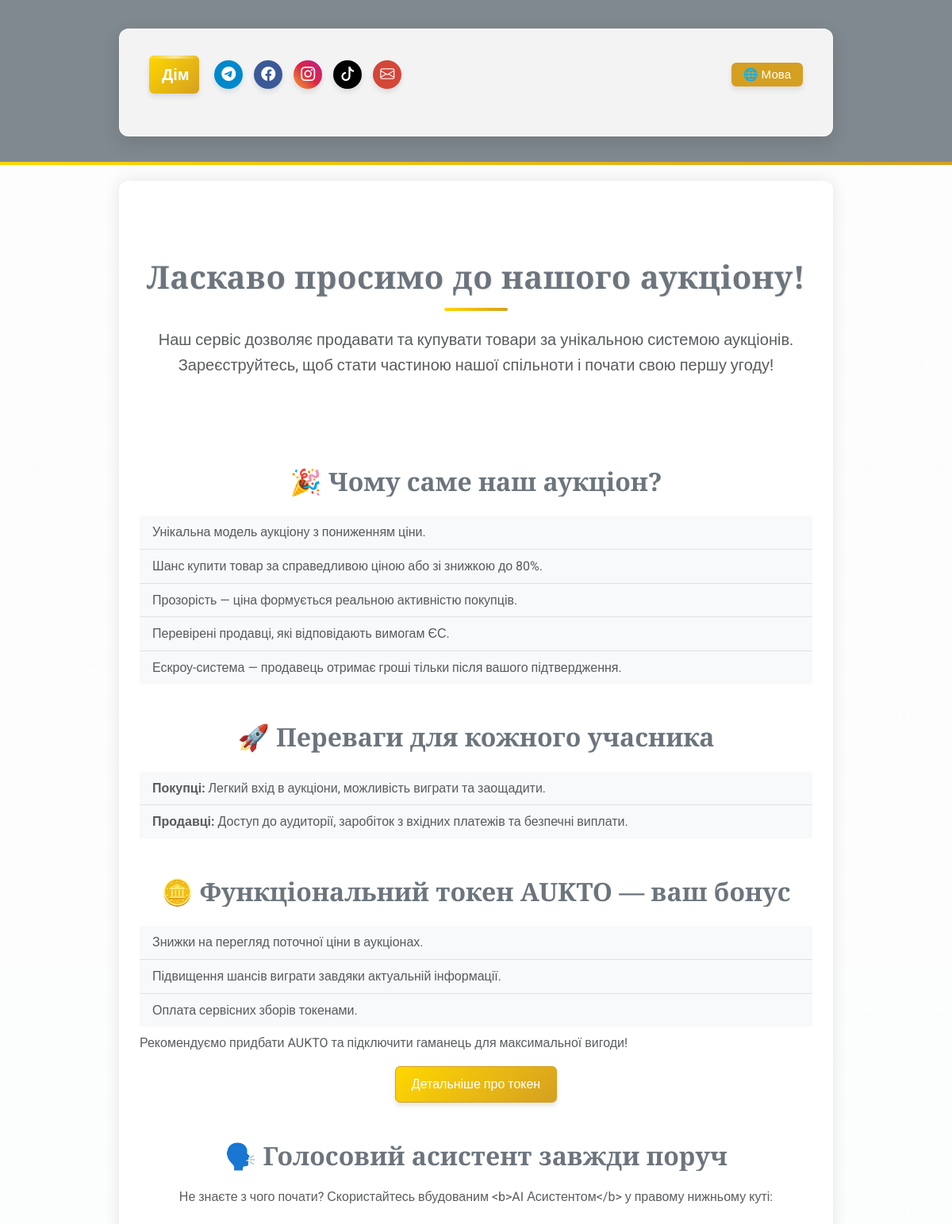
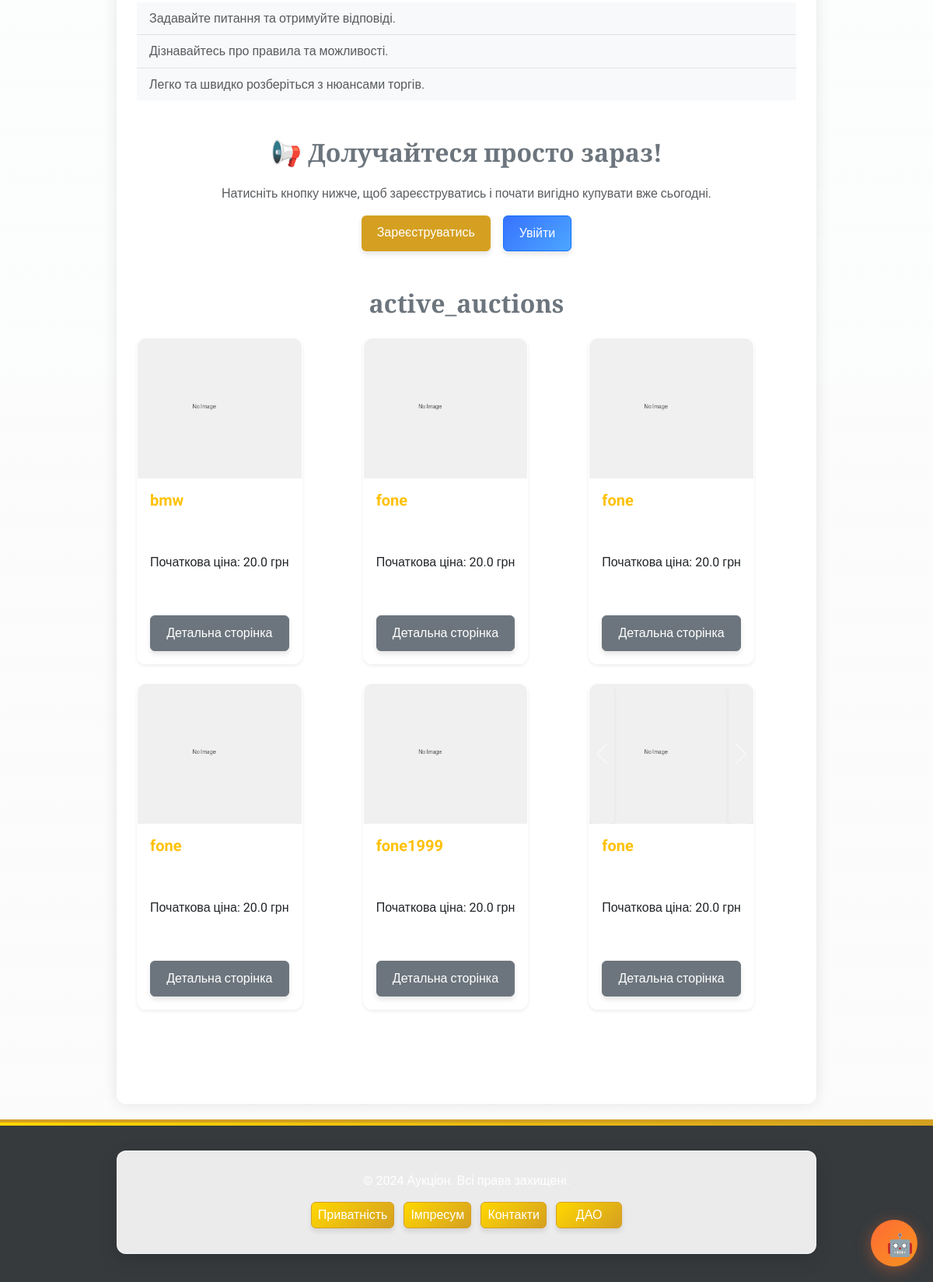
The page / on the database its author committed (2 pictures, top to bottom).
### app/models/auction.py (models this page shows, shortened)
class Auction(db.Model):
    __tablename__ = 'auctions'
    id = db.Column(db.Integer, primary_key=True)
    title = db.Column(db.String(255), nullable=False)
    description = db.Column(db.Text, nullable=False)
    starting_price = db.Column(db.Float, nullable=False)
    current_price = db.Column(db.Float, nullable=False)
    seller_id = db.Column(db.Integer, db.ForeignKey('users.id'), nullable=False)
    total_participants = db.Column(db.Integer, default=0, nullable=False)
    is_active = db.Column(db.Boolean, default=True, nullable=False)
    winner_id = db.Column(db.Integer, db.ForeignKey('users.id'), nullable=True)
    total_earnings = db.Column(db.Float, default=0.0, nullable=False)
    created_at = db.Column(db.DateTime, default=db.func.now(), nullable=False)
    updated_at = db.Column(db.DateTime, default=db.func.now(), onupdate=db.func.now(), nullable=False)
    photos = db.Column(JSON, default=list)  # Поле для зберігання шляхів до фото у форматі JSON
    is_confirmed = db.Column(db.Boolean, default=False, nullable=False)  # Чи підтверджено отримання товару
    main_photo_idx = db.Column(db.Integer, default=0)  # Індекс головного фото
    participants = relationship(
        'AuctionParticipant', back_populates='auction', cascade='all, delete-orphan', lazy='dynamic'
    )
    def get_safe_photo(self, index=None):
        import os
        from flask import current_app
        fallback_image = 'images/default/no-image.png'
        if index is not None and self.photos and 0 <= index < len(self.photos):
            photo_path = self.photos[index]
        elif self.photos and 0 <= (self.main_photo_idx or 0) < len(self.photos):
            photo_path = self.photos[self.main_photo_idx or 0]
        elif self.photos and len(self.photos) > 0:
            photo_path = self.photos[0]
        else:
            return fallback_image
        full_path = os.path.join(current_app.static_folder, photo_path)
        if os.path.isfile(full_path):
            return photo_path
        else:
            print(f"Warning: Image file not found: {photo_path}")
            return fallback_image

### app/routes/main_routes.py (the view)
@main_bp.route('/')
def index():
    lang = session.get('lang', 'ua')
    auctions = Auction.query.filter_by(is_active=True).all()
    discount = None
    if current_user.is_authenticated and current_user.wallet_address:
        try:
            discount = get_user_discount(current_user.wallet_address)
        except Exception:
            discount = None
    if lang == 'en':
        return render_template('index_en.html', auctions=auctions, user_discount=discount, lang=lang, ui_text=ui_text)
    elif lang == 'de':
        return render_template('index_de.html', auctions=auctions, user_discount=discount, lang=lang, ui_text=ui_text)
    return render_template('index.html', auctions=auctions, user_discount=discount, lang=lang, ui_text=ui_text)

### app/utils/i18n_ui.py (called while the page is built)
def ui_text(key, lang):
    return ui_translations.get(key, {}).get(lang, ui_translations.get(key, {}).get('ua', key))

### app/templates/index.html (shortened to what this page needs)
{% extends 'base.html' %}
{% block content %}
<div class="text-center py-5">
    <h1 class="text-secondary fw-bold">{{ ui_text('welcome_header', lang) }}</h1>
    <p class="text-muted fs-5">
        {{ ui_text('welcome_text', lang) }}
    </p>
</div>
<section class="my-5">
    <h2 class="text-center text-secondary fw-bold">🎉 {{ ui_text('why_auction', lang) }}</h2>
    <ul class="list-group list-group-flush mt-4">
        <li class="list-group-item bg-light text-muted">{{ ui_text('unique_model', lang) }}</li>
        <li class="list-group-item bg-light text-muted">{{ ui_text('fair_price', lang) }}</li>
        <li class="list-group-item bg-light text-muted">{{ ui_text('transparency', lang) }}</li>
        <li class="list-group-item bg-light text-muted">{{ ui_text('verified_sellers', lang) }}</li>
        <li class="list-group-item bg-light text-muted">{{ ui_text('escrow', lang) }}</li>
    </ul>
</section>
<section class="my-5">
    <h2 class="text-center text-secondary fw-bold">🚀 {{ ui_text('benefits', lang) }}</h2>
    <ul class="list-group list-group-flush mt-4">
        <li class="list-group-item bg-light text-muted"><b>{{ ui_text('buyers', lang) }}:</b> {{ ui_text('buyers_benefit', lang) }}</li>
        <li class="list-group-item bg-light text-muted"><b>{{ ui_text('sellers', lang) }}:</b> {{ ui_text('sellers_benefit', lang) }}</li>
    </ul>
</section>
<section class="my-5">
    <h2 class="text-center text-secondary fw-bold">🪙 {{ ui_text('token_bonus', lang) }}</h2>
    <ul class="list-group list-group-flush mt-4">
        <li class="list-group-item bg-light text-muted">{{ ui_text('token_discount_benefit', lang) }}</li>
        <li class="list-group-item bg-light text-muted">{{ ui_text('token_chance_benefit', lang) }}</li>
        <li class="list-group-item bg-light text-muted">{{ ui_text('token_fee_benefit', lang) }}</li>
    </ul>
    <p class="text-muted mt-2">{{ ui_text('token_recommend', lang) }}</p>
    <div class="text-center mt-3">
        <a href="{{ url_for('token.token_info') }}" class="btn btn-outline-warning">{{ ui_text('token_details', lang) }}</a>
    </div>
</section>
<section class="my-5">
    <h2 class="text-center text-secondary fw-bold">🗣️ {{ ui_text('assistant_always', lang) }}</h2>
    <p class="text-muted text-center">
        {{ ui_text('assistant_invite', lang) }}
    </p>
    <ul class="list-group list-group-flush mt-4">
        <li class="list-group-item bg-light text-muted">{{ ui_text('assistant_ask', lang) }}</li>
        <li class="list-group-item bg-light text-muted">{{ ui_text('assistant_rules', lang) }}</li>
        <li class="list-group-item bg-light text-muted">{{ ui_text('assistant_easy', lang) }}</li>
    </ul>
</section>
<section class="my-5 text-center">
    <h2 class="text-secondary fw-bold">📢 {{ ui_text('join_now', lang) }}</h2>
    <p class="text-muted">{{ ui_text('join_now_text', lang) }}</p>
    <div class="d-flex justify-content-center gap-3">
        <a href="{{ url_for('auth.choose_role') }}" class="btn btn-outline-light">{{ ui_text('register', lang) }}</a>
        <a href="{{ url_for('auth.login') }}" class="btn btn-outline-primary">{{ ui_text('login', lang) }}</a>
    </div>
</section>
<section class="my-5">
    <h2 class="text-center text-secondary fw-bold">{{ ui_text('active_auctions', lang) }}</h2>
    {% if auctions %}
    <div class="row mt-4">
        {% for auction in auctions %}
        <div class="col-md-4 d-flex align-items-stretch">
            {% set img_url = auction.photos[0] if auction.photos and auction.photos[0] else 'images/default.jpg' %}
            {% include 'auctions/auction_card.html' with context %}
        </div>
        {% endfor %}
    </div>
    {% else %}
    <p class="text-center text-muted fs-5">{{ ui_text('no_auctions', lang) }}</p>
    {% endif %}
</section>
{% endblock %}

### app/templates/auctions/auction_card.html (shortened to what this page needs)
<div class="auction-card card shadow-sm auction-card-fixed mb-4">    <div class="card-img-top auction-card-img p-0" style="background:none;">
        {% if auction.photos and auction.photos|length > 1 %}
        <div id="auctionCardCarousel-{{ auction.id }}" class="carousel slide" data-bs-ride="carousel">
            <div class="carousel-inner">
                {% for photo in auction.photos %}
                <div class="carousel-item {% if loop.index0 == (auction.main_photo_idx or 0) %}active{% endif %}">
                    <img src="{{ url_for('static', filename=auction.get_safe_photo(loop.index0)) }}" class="img-fluid rounded-top w-100" alt="Фото товару" style="height:180px;object-fit:cover;">
                </div>
                {% endfor %}
            </div>
            <button class="carousel-control-prev" type="button" data-bs-target="#auctionCardCarousel-{{ auction.id }}" data-bs-slide="prev">
                <span class="carousel-control-prev-icon" aria-hidden="true"></span>
            </button>
            <button class="carousel-control-next" type="button" data-bs-target="#auctionCardCarousel-{{ auction.id }}" data-bs-slide="next">
                <span class="carousel-control-next-icon" aria-hidden="true"></span>
            </button>
        </div>
        {% else %}
        <img src="{{ url_for('static', filename=auction.get_safe_photo()) }}" class="img-fluid rounded-top w-100" alt="Фото товару" style="height:180px;object-fit:cover;">
        {% endif %}
    </div>    <div class="card-body d-flex flex-column justify-content-between">
        <h5 class="card-title text-warning fw-bold">{{ auction.title }}</h5>
        <p class="text-dark mb-2">Початкова ціна: {{ auction.starting_price }} грн</p>        <div class="d-flex flex-column gap-2">
            <a href="/auction/{{ auction.id }}" class="btn btn-outline-secondary w-100" target="_blank">Детальна сторінка</a>
        </div>
    </div>
</div>

### app/static/css/custom.css (style rules this page uses)
:root { --main-bg: transparent; --main-color: #d5a021; --secondary-color: #a47449; --neutral-gray: #6c757d; --text-color: #3d3d3d; --accent-blue: #3772ff; --accent-green: #2fb380; --accent-red: #e63946; --accent-purple: #6246ea; --dark-bg: #2b2d42; --dark-secondary: #444857; --dark-text: #edf2f4; --gold-gradient: linear-gradient(135deg, #ffd700, #d5a021); --purple-gradient: linear-gradient(135deg, #6246ea, #a36ae8); --blue-gradient: linear-gradient(135deg, #3772ff, #4da6ff); --card-shadow: 0 8px 24px rgba(0, 0, 0, 0.12); --hover-shadow: 0 12px 28px rgba(0, 0, 0, 0.2); --button-shadow: 0 4px 6px rgba(0, 0, 0, 0.1); --transition-fast: 0.2s ease; --transition-normal: 0.3s ease; --transition-slow: 0.5s ease; }
body { font-family: 'Roboto', sans-serif; background-color: transparent; color: var(--text-color); margin: 0; padding: 0; line-height: 1.6; overflow-x: hidden; transition: background-color var(--transition-normal); position: relative; }
h1, h2, h3 { font-family: 'Playfair Display', serif; color: var(--main-color); text-align: center; margin-bottom: 20px; position: relative; overflow: hidden; }
h1 { font-weight: 700; letter-spacing: 0.5px; text-shadow: 1px 1px 2px rgba(0, 0, 0, 0.1); }
h1:after { content: ''; display: block; width: 80px; height: 4px; background: var(--gold-gradient); margin: 15px auto 0; border-radius: 2px; transition: width var(--transition-normal); }
button, .btn { background-color: var(--main-color); border: none; color: #fff; font-size: 16px; padding: 10px 20px; border-radius: 6px; cursor: pointer; transition: background-color var(--transition-fast), transform var(--transition-fast), box-shadow var(--transition-fast); box-shadow: var(--button-shadow); position: relative; overflow: hidden; z-index: 1; }
.btn::after { content: ""; position: absolute; background: rgba(255, 255, 255, 0.3); border-radius: 50%; width: 100px; height: 100px; opacity: 0; top: 50%; left: 50%; transform: translate(-50%, -50%) scale(0); transition: transform 0.6s, opacity 0.6s; z-index: -1; }
.btn-outline-warning { color: #fff !important; background: var(--gold-gradient) !important; border: 1.5px solid var(--main-color) !important; transition: all var(--transition-normal) !important; }
.btn-outline-primary { color: #fff !important; background: var(--blue-gradient) !important; border: 1.5px solid #0d6efd !important; transition: all var(--transition-normal) !important; }
.btn-outline-secondary { color: #fff !important; background-color: var(--neutral-gray) !important; border: 1.5px solid var(--neutral-gray) !important; transition: all var(--transition-normal) !important; }
a { color: var(--main-color); text-decoration: none; position: relative; transition: color var(--transition-fast); }
.auction-card-fixed { min-height: 420px; max-height: 420px; display: flex; flex-direction: column; justify-content: space-between; background: rgba(255, 255, 255, 0.95); border-radius: 12px; overflow: hidden; transition: all var(--transition-normal); position: relative; box-shadow: 0 0 15px rgba(0, 0, 0, 0.15); backdrop-filter: blur(5px); border: 1px solid rgba(255, 255, 255, 0.9); }
.auction-card-img { height: 180px; background-size: cover; background-position: center; border-top-left-radius: 0.5rem; border-top-right-radius: 0.5rem; overflow: hidden; position: relative; }
.auction-card { transition: box-shadow var(--transition-normal), transform var(--transition-normal); box-shadow: 0 2px 8px rgba(0, 0, 0, 0.08); border: 1px solid rgba(255, 255, 255, 0.8); background-color: rgba(255, 255, 255, 0.95); backdrop-filter: blur(5px); }
.auction-card-img img { transition: filter var(--transition-normal), transform var(--transition-slow); width: 100%; height: 100%; object-fit: cover; }

### rows shown on the page
Auction: title "bmw", starting_price "20.0"
Auction: title "fone", starting_price "20.0"
Auction: title "fone", starting_price "20.0"
Auction: title "fone", starting_price "20.0"
Auction: title "fone1999", starting_price "20.0"
Auction: title "fone", starting_price "20.0"

### other values the page prints
{{ ui_text('home', lang) }} "Дім"
{{ ui_text('language', lang) }} "Мова"
{{ ui_text('welcome_header', lang) }} "Ласкаво просимо до нашого аукціону!"
{{ ui_text('welcome_text', lang) }} "Наш сервіс дозволяє продавати та купувати товари за унікальною системою аукціонів. Зареєструйтесь, щоб стати частиною нашої спільноти і почати свою першу угоду!"
{{ ui_text('why_auction', lang) }} "Чому саме наш аукціон?"
{{ ui_text('unique_model', lang) }} "Унікальна модель аукціону з пониженням ціни."
{{ ui_text('fair_price', lang) }} "Шанс купити товар за справедливою ціною або зі знижкою до 80%."
{{ ui_text('transparency', lang) }} "Прозорість — ціна формується реальною активністю покупців."
{{ ui_text('verified_sellers', lang) }} "Перевірені продавці, які відповідають вимогам ЄС."
{{ ui_text('escrow', lang) }} "Ескроу-система — продавець отримає гроші тільки після вашого підтвердження."
{{ ui_text('benefits', lang) }} "Переваги для кожного учасника"
{{ ui_text('buyers', lang) }} "Покупці"
{{ ui_text('buyers_benefit', lang) }} "Легкий вхід в аукціони, можливість виграти та заощадити."
{{ ui_text('sellers', lang) }} "Продавці"
{{ ui_text('sellers_benefit', lang) }} "Доступ до аудиторії, заробіток з вхідних платежів та безпечні виплати."
